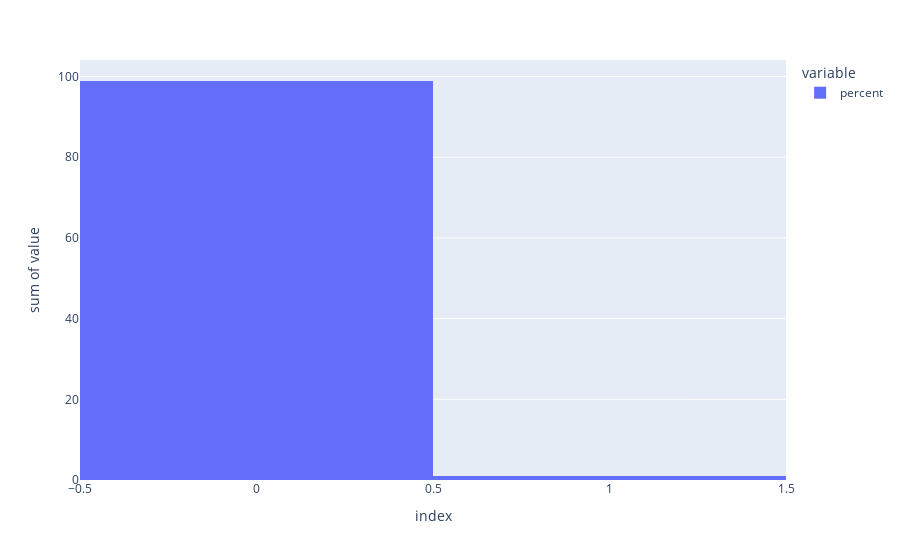

Source (notebook cell):
### Markdown cell above
Esta linea de codigo proporciona una visión detallada de la distribución de la columna 'fraud_bool', incluyendo el porcentaje de cada valor y la frecuencia absoluta.

### Code cell
fig = px.histogram(df_base_fraud_status_pc, x="index", y=['percent'])
fig.show()

### Figure 1 — Plotly figure (JSON) as saved in the notebook; plotly's stock layout.template omitted (floating-point values rounded to 4 significant figures)
{"data": [{"alignmentgroup": "True", "bingroup": "x", "histfunc": "sum", "hovertemplate": "variable=percent<br>index=%{x}<br>sum of value=%{y}<extra></extra>", "legendgroup": "percent", "marker": {"color": "#636efa", "pattern": {"shape": ""}}, "name": "percent", "offsetgroup": "percent", "orientation": "v", "showlegend": true, "type": "histogram", "x": [0, 1], "xaxis": "x", "y": [98.9, 1.103], "yaxis": "y"}], "layout": {"barmode": "relative", "legend": {"title": {"text": "variable"}, "tracegroupgap": 0}, "margin": {"t": 60}, "xaxis": {"anchor": "y", "domain": [0, 1], "title": {"text": "index"}}, "yaxis": {"anchor": "x", "domain": [0, 1], "title": {"text": "sum of value"}}}}
